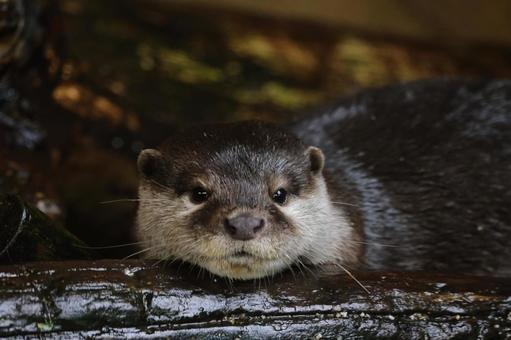
#> input picture chapter08/soodal.jpeg, 511 x 340 px
$ python scale.py
#> lines starting #> are read from the running program, lines starting #| are printed output that depends on the picture
import numpy as np
import cv2 as cv

def affine_scale():
    src = cv.imread('soodal.jpeg')
#> src is the input picture: shape (340, 511, 3); mean B, G, R 38.6, 46.6, 53.3

    if src is None:
        print('Image load is failed')
        return

    dst1 = cv.resize(src, (0,0), fx=4, fy=4, interpolation=cv.INTER_NEAREST) # INTER_NEAREST는 최근점 값을 보여주기에 사진이 선명하기 보다는
    dst2 = cv.resize(src, (1920, 1280))                                         # 계단 처럼 보이게 된다.
    dst3 = cv.resize(src, (1920, 1280), interpolation=cv.INTER_CUBIC)
    dst4 = cv.resize(src, (1920, 1280), interpolation=cv.INTER_LANCZOS4)

    cv.imshow('src', src)
    cv.imshow('dst1', dst1[400:800, 500:900])
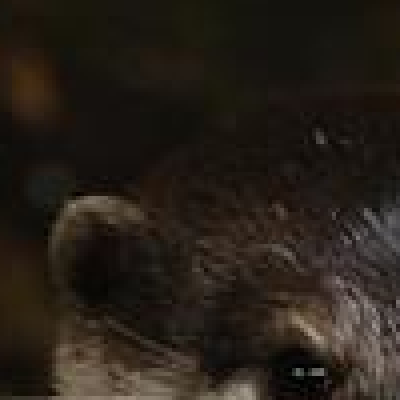
#> window 'dst1': shape (400, 400, 3); mean B, G, R 24.4, 31.9, 38.9
    cv.imshow('dst2', dst2[400:800, 500:900])
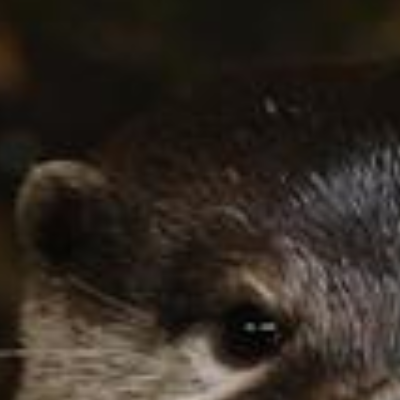
#> window 'dst2': shape (400, 400, 3); mean B, G, R 33.3, 40.8, 48.5
    cv.imshow('dst3', dst3[400:800, 500:900])
    cv.imshow('dst4', dst4[400:800, 500:900])

    cv.waitKey()
    cv.destroyAllWindows()

affine_scale()

$ run again, with chapter08/rose.bmp saved as chapter08/soodal.jpeg
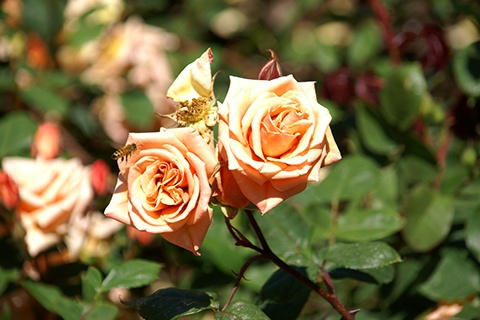
#> input picture chapter08/rose.bmp, 480 x 320 px
#> in affine_scale, src is the input picture: shape (320, 480, 3); mean B, G, R 63.2, 103.5, 115.6
#> in affine_scale, `cv.imshow('dst1', dst1[400:800, 500:900])`:
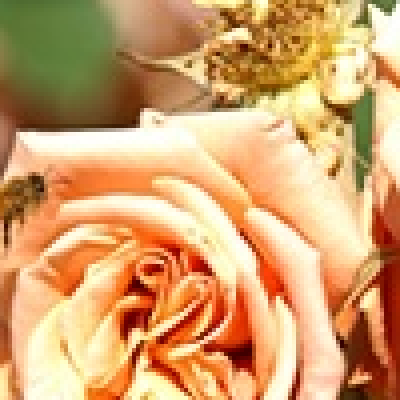
#> window 'dst1': shape (400, 400, 3); mean B, G, R 109.8, 162.3, 211.1
#> in affine_scale, `cv.imshow('dst2', dst2[400:800, 500:900])`:
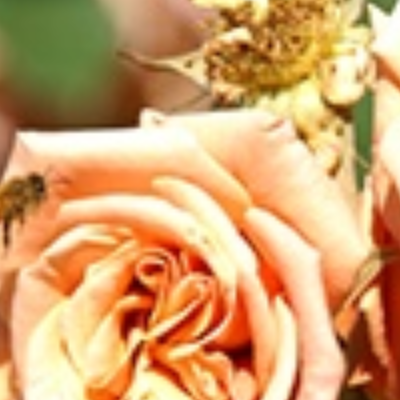
#> window 'dst2': shape (400, 400, 3); mean B, G, R 109.8, 162.2, 211.1
